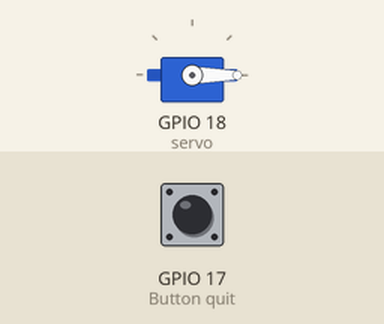
Bench run of a program on a simulated Raspberry Pi (BCM pin numbers). Shown: servo. The inputs (shaded band) are chosen by the test bench; at power-on: GPIO 17 (Button quit) HIGH. Servo angles are drawn from the pulse width (0.5 ms = 0°, 2.5 ms = 180°).

Above: at 0.1 s.
At 3.1 s:
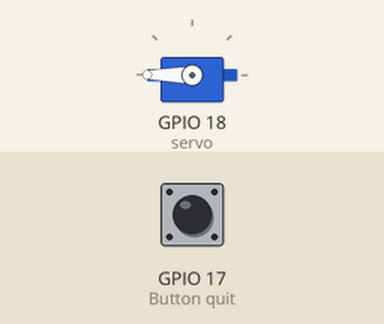
Timing chart, 0 to 4.6 s (numbered marks = the images above):
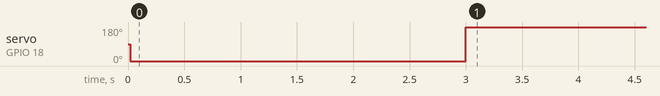

Measured:
- by itself, servo on GPIO 18 (servo): 90° → 0° at 0.02 s, → 180° 3.0 s later

The program:

1-servo.py
```python
from gpiozero import  Button, Servo
from time import sleep

servo = Servo(18, min_pulse_width=0.0005, max_pulse_width=0.0025)
quit = Button(17)

servo.min()
sleep(3)
servo.max()
sleep(3)


quit.wait_for_press()
```
